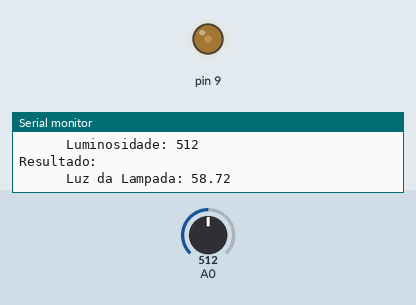
Recording of a sketch running on a simulated Arduino Uno, built with avr-gcc and run on an emulated ATmega328P. Shown: output pins drawn as LEDs (lit = HIGH), the last lines printed to the serial monitor. The test bench sets the inputs (shaded band); at power-on: A0 = 512.

Above: at 2.8 s.
2.9 s: A0 set to 306
At 5.1 s:
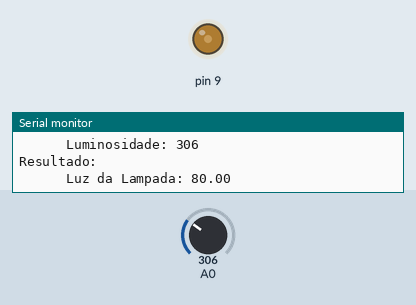
5.7 s: A0 set to 122
At 7.5 s:
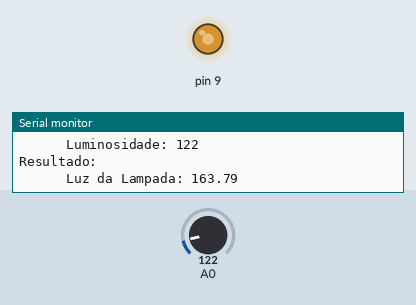
8.5 s: A0 set to 0
At 11.6 s:
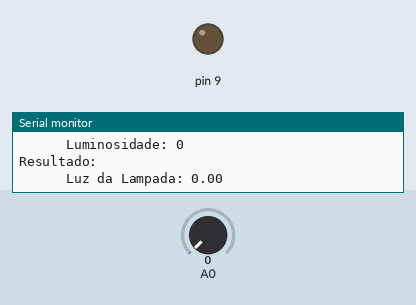
Timing chart, 0 to 13.1 s (numbered marks = the images above; inputs shaded):
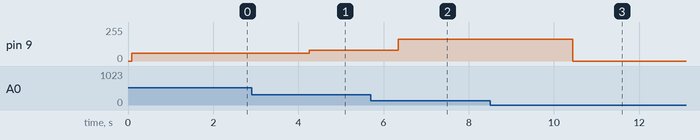

Measured:
- after the input at 2.9 s, pin 9: 58/255 → 80/255 after 1.4 s
- after the input at 5.7 s, pin 9: 80/255 → 163/255 after 0.65 s
- after the input at 8.5 s, pin 9: 163/255 → 0/255 after 1.9 s

The sketch:

controleFuzzy_luz.ino
```cpp
#include <Fuzzy.h>

Fuzzy *fuzzy = new Fuzzy();
void setup() {
  pinMode(9, OUTPUT);
  Serial.begin(9600);
  //randomSeed(analogRead(0));
  //Entradas
  FuzzyInput *luminosidade = new FuzzyInput(1); // primeira entrada
  FuzzySet *baixa = new FuzzySet(0, 120, 120, 200);
  luminosidade->addFuzzySet(baixa);

  FuzzySet *media = new FuzzySet(80, 310, 310, 590);
  luminosidade->addFuzzySet(media);

  FuzzySet *alta = new FuzzySet(440, 700, 700, 1024);
  luminosidade->addFuzzySet(alta);

  fuzzy->addFuzzyInput(luminosidade);
  //Saidas
  FuzzyOutput *luz_lampada = new FuzzyOutput(1);
  FuzzySet *pouca = new FuzzySet(0, 20, 20, 60);
  luz_lampada->addFuzzySet(pouca);

  FuzzySet *intermediaria = new FuzzySet(40, 80, 80, 120);
  luz_lampada->addFuzzySet(intermediaria);

  FuzzySet *muita = new FuzzySet(90, 180, 180, 255);
  luz_lampada->addFuzzySet(muita);

  fuzzy->addFuzzyOutput(luz_lampada);
  //Regras de inferencia
  //IF luminosidade == baixa THEN luz_lampada == muita
  FuzzyRuleAntecedent *seLuminosidadeBaixa = new FuzzyRuleAntecedent();
  seLuminosidadeBaixa->joinSingle(baixa);
  FuzzyRuleConsequent *entaoLuzLampadaMuita = new FuzzyRuleConsequent();
  entaoLuzLampadaMuita->addOutput(muita);
  FuzzyRule *fuzzyRule01 = new FuzzyRule(1, seLuminosidadeBaixa, entaoLuzLampadaMuita);
  fuzzy->addFuzzyRule(fuzzyRule01);

  //IF luminosidade == media THEN luz_lampada == intermediaria
  FuzzyRuleAntecedent *seLuminosidadeMedia = new FuzzyRuleAntecedent();
  seLuminosidadeMedia->joinSingle(media);
  FuzzyRuleConsequent *entaoLuzLampadaIntermediaria = new FuzzyRuleConsequent();
  entaoLuzLampadaIntermediaria->addOutput(intermediaria);
  FuzzyRule *fuzzyRule02 = new FuzzyRule(2, seLuminosidadeMedia, entaoLuzLampadaIntermediaria);
  fuzzy->addFuzzyRule(fuzzyRule02);

  //IF luminosidade == alta THEN luz_lampada == pouca
  FuzzyRuleAntecedent *seLuminosidadeAlta = new FuzzyRuleAntecedent();
  seLuminosidadeAlta->joinSingle(alta);
  FuzzyRuleConsequent *entaoLuzLampadaPouca = new FuzzyRuleConsequent();
  entaoLuzLampadaPouca->addOutput(pouca);
  FuzzyRule *fuzzyRule03 = new FuzzyRule(3, seLuminosidadeAlta, entaoLuzLampadaPouca);
  fuzzy->addFuzzyRule(fuzzyRule03);
}

void loop() {

  // Lendo valor do ADC
  int input = analogRead(0);

  Serial.println("\n\n\nEntrada: ");
  Serial.print("\t\t\tLuminosidade: ");
  Serial.println(input);

  fuzzy->setInput(1, input);

  fuzzy->fuzzify(); // Fuzzyficação

  float output = fuzzy->defuzzify(1); // Defuzzyficação

  Serial.println("Resultado: ");
  Serial.print("\t\t\tLuz da Lampada: ");
  Serial.println(output);

  analogWrite(9, output);

  delay(2000);

}
```
